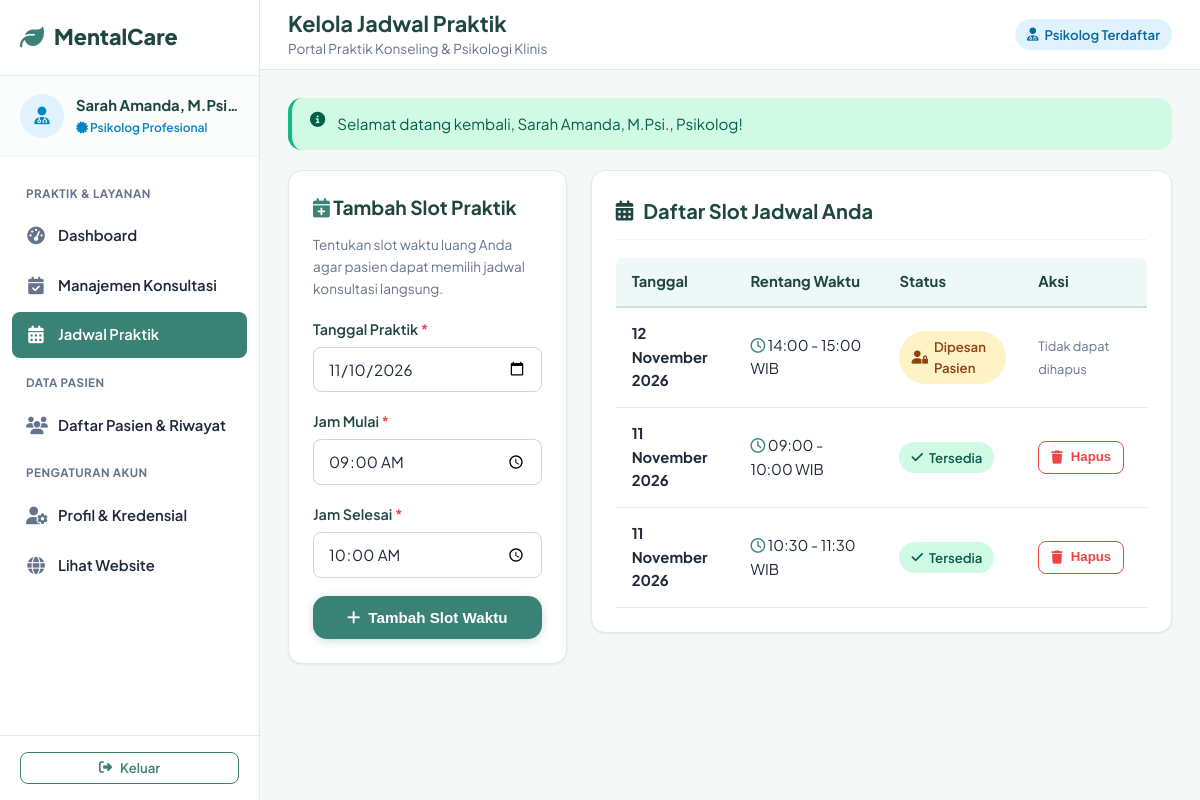
/psikolog/jadwal.php (signed in), run on the app's committed database.
### tables this page shows
CREATE TABLE jadwal_psikolog (
  id INT AUTO_INCREMENT PRIMARY KEY,
  psikolog_id INT NOT NULL,
  tanggal DATE NOT NULL,
  jam_mulai TIME NOT NULL,
  jam_selesai TIME NOT NULL,
  status ENUM('tersedia', 'dipesan', 'selesai', 'dibatalkan') NOT NULL DEFAULT 'tersedia',
  created_at TIMESTAMP DEFAULT CURRENT_TIMESTAMP,
  FOREIGN KEY (psikolog_id) REFERENCES psikolog(id) ON DELETE CASCADE
);

### config/config.php (called while the page is built, shortened)
<?php
function db(): PDO {
    static $pdo = null;
    if ($pdo === null) {
        $dsn = 'mysql:host=' . DB_HOST . ';dbname=' . DB_NAME . ';charset=utf8mb4';
        $options = [
            PDO::ATTR_ERRMODE => PDO::ERRMODE_EXCEPTION,
            PDO::ATTR_DEFAULT_FETCH_MODE => PDO::FETCH_ASSOC,
            PDO::ATTR_EMULATE_PREPARES => false,
            PDO::MYSQL_ATTR_INIT_COMMAND => "SET NAMES utf8mb4 COLLATE utf8mb4_unicode_ci"
        ];
        $pdo = new PDO($dsn, DB_USER, DB_PASS, $options);
    }
    return $pdo;
}
function format_tanggal(?string $date, bool $includeTime = false): string {
    $timestamp = strtotime($date);
    $bulan = [
        1 => 'Januari', 'Februari', 'Maret', 'April', 'Mei', 'Juni',
        'Juli', 'Agustus', 'September', 'Oktober', 'November', 'Desember'
    ];
    $d = date('j', $timestamp);
    $m = $bulan[(int)date('n', $timestamp)];
    $y = date('Y', $timestamp);
    $formatted = "$d $m $y";
    return $formatted;
}

### psikolog/jadwal.php (the view, shortened to what this page needs)
<?php
require_once __DIR__ . '/../config/config.php';
$u = require_login(['psikolog']);
$stmtPsi = db()->prepare('SELECT id FROM psikolog WHERE user_id = ?');
$stmtPsi->execute([$u['id']]);
$psiId = (int)$stmtPsi->fetchColumn();
$stmt = db()->prepare('
    SELECT * FROM jadwal_psikolog
    WHERE psikolog_id = ?
    ORDER BY tanggal DESC, jam_mulai ASC
');
$stmt->execute([$psiId]);
$schedules = $stmt->fetchAll();
require __DIR__ . '/../includes/sidebar_psikolog.php';
?>
<div class="grid grid-3" style="align-items: flex-start;">
  <div class="card" style="grid-column: span 1;">
    <h3 style="font-size: 1.2rem; margin-bottom: 14px;">
      <i class="fa-solid fa-calendar-plus text-primary"></i> Tambah Slot Praktik
    </h3>
    <p class="muted" style="font-size: 0.85rem; margin-bottom: 18px;">
      Tentukan slot waktu luang Anda agar pasien dapat memilih jadwal konsultasi langsung.
    </p>
    <form method="post" action="">
      <div class="form-group">
        <label class="form-label">Tanggal Praktik <span class="text-danger">*</span></label>
        <input type="date" name="tanggal" class="form-control" required min="<?= date('Y-m-d') ?>" value="<?= date('Y-m-d') ?>">
      </div>
      <div class="form-group">
        <label class="form-label">Jam Mulai <span class="text-danger">*</span></label>
        <input type="time" name="jam_mulai" class="form-control" required value="09:00">
      </div>
      <div class="form-group">
        <label class="form-label">Jam Selesai <span class="text-danger">*</span></label>
        <input type="time" name="jam_selesai" class="form-control" required value="10:00">
      </div>
      <button type="submit" class="btn btn-primary btn-block">
        <i class="fa-solid fa-plus"></i> Tambah Slot Waktu
      </button>
    </form>
  </div>
  <div class="card" style="grid-column: span 2;">
    <div class="card-header">
      <div class="card-title">
        <i class="fa-solid fa-calendar-days text-secondary"></i> Daftar Slot Jadwal Anda
      </div>
    </div>
    <?php if (!empty($schedules)): ?>
      <div class="table-responsive">
        <table class="table">
          <thead>
            <tr>
              <th>Tanggal</th>
              <th>Rentang Waktu</th>
              <th>Status</th>
              <th>Aksi</th>
            </tr>
          </thead>
          <tbody>
            <?php foreach ($schedules as $sc): ?>
              <tr>
                <td><strong><?= format_tanggal($sc['tanggal']) ?></strong></td>
                <td>
                  <i class="fa-regular fa-clock text-primary"></i>
                  <?= substr($sc['jam_mulai'], 0, 5) ?> - <?= substr($sc['jam_selesai'], 0, 5) ?> WIB
                </td>
                <td>
                  <?php if ($sc['status'] === 'tersedia'): ?>
                    <span class="badge badge-success"><i class="fa-solid fa-check"></i> Tersedia</span>
                  <?php elseif ($sc['status'] === 'dipesan'): ?>
                    <span class="badge badge-warning"><i class="fa-solid fa-user-lock"></i> Dipesan Pasien</span>
                  <?php else: ?>
                    <span class="badge badge-secondary"><?= e($sc['status']) ?></span>
                  <?php endif; ?>
                </td>
                <td>
                  <?php if ($sc['status'] === 'tersedia'): ?>
                    <form method="post" action="" onsubmit="return confirm('Hapus slot ketersediaan ini?');" style="display:inline;">
                      <button type="submit" class="btn btn-outline btn-sm" style="color:var(--danger)!important; border-color:var(--danger);">
                        <i class="fa-solid fa-trash"></i> Hapus
                      </button>
                    </form>
                  <?php else: ?>
                    <span class="muted" style="font-size: 0.8rem;">Tidak dapat dihapus</span>
                  <?php endif; ?>
                </td>
              </tr>
            <?php endforeach; ?>
          </tbody>
        </table>
      </div>
    <?php endif; ?>
  </div>
</div>
<?php require __DIR__ . '/../includes/dashboard_footer.php'; ?>

### assets/css/style.css (style rules this page uses)
:root { --primary: #3b8276; --primary-hover: #2f695f; --primary-light: #eef8f6; --primary-dark: #1f4740; --secondary: #0284c7; --secondary-light: #e0f2fe; --accent: #14b8a6; --success: #10b981; --success-bg: #d1fae5; --success-text: #065f46; --info: #0ea5e9; --info-bg: #e0f2fe; --info-text: #0369a1; --warning: #f59e0b; --warning-bg: #fef3c7; --warning-text: #92400e; --danger: #ef4444; --danger-bg: #fee2e2; --danger-text: #991b1b; --bg-body: #f4f8f7; --bg-card: #ffffff; --text-main: #1e293b; --text-muted: #64748b; --border-color: #e2e8f0; --border-light: #f1f5f9; --sidebar-width: 260px; --navbar-height: 70px; --radius-sm: 8px; --radius-md: 14px; --radius-lg: 20px; --radius-full: 9999px; --shadow-sm: 0 1px 3px rgba(0,0,0,0.04), 0 1px 2px rgba(0,0,0,0.03); --shadow-md: 0 4px 6px -1px rgba(0,0,0,0.06), 0 2px 4px -2px rgba(0,0,0,0.04); --shadow-lg: 0 10px 15px -3px rgba(0,0,0,0.07), 0 4px 6px -4px rgba(0,0,0,0.04); --transition: all 0.25s cubic-bezier(0.4, 0, 0.2, 1); }
* { box-sizing: border-box; margin: 0; padding: 0; }
body { font-family: 'Plus Jakarta Sans', system-ui, -apple-system, sans-serif; background-color: var(--bg-body); color: var(--text-main); line-height: 1.6; font-size: 0.975rem; -webkit-font-smoothing: antialiased; }
h1, h2, h3, h4, h5, h6 { color: var(--primary-dark); font-weight: 700; line-height: 1.3; }
h3 { font-size: 1.35rem; }
p { margin-bottom: 0.85rem; }
.muted { color: var(--text-muted); }
.text-danger { color: var(--danger); }
.text-primary { color: var(--primary); }
.btn { display: inline-flex; align-items: center; justify-content: center; gap: 8px; padding: 10px 20px; font-size: 0.95rem; font-weight: 600; border-radius: var(--radius-md); border: 1px solid transparent; cursor: pointer; text-decoration: none; transition: var(--transition); line-height: 1.4; white-space: nowrap; }
.btn-primary { background-color: var(--primary); color: #ffffff !important; box-shadow: 0 2px 8px rgba(59, 130, 118, 0.25); }
.btn-outline { background-color: transparent; color: var(--primary) !important; border-color: var(--primary); }
.btn-sm { padding: 6px 12px; font-size: 0.825rem; border-radius: var(--radius-sm); }
.btn-block { width: 100%; }
.badge { display: inline-flex; align-items: center; gap: 6px; padding: 5px 12px; font-size: 0.825rem; font-weight: 600; border-radius: var(--radius-full); }
.badge-success { background-color: var(--success-bg); color: var(--success-text); }
.badge-warning { background-color: var(--warning-bg); color: var(--warning-text); }
.grid { display: grid; grid-template-columns: repeat(auto-fit, minmax(280px, 1fr)); gap: 24px; }
.grid-3 { display: grid; grid-template-columns: repeat(3, 1fr); gap: 24px; }
.card { background: var(--bg-card); border-radius: var(--radius-md); padding: 24px; box-shadow: var(--shadow-sm); border: 1px solid var(--border-color); margin-bottom: 24px; transition: var(--transition); }
.card-header { display: flex; align-items: center; justify-content: space-between; margin-bottom: 18px; padding-bottom: 12px; border-bottom: 1px solid var(--border-light); }
.card-title { display: flex; align-items: center; gap: 10px; font-size: 1.25rem; font-weight: 700; color: var(--primary-dark); }
.form-group { margin-bottom: 18px; }
.form-label { display: block; font-weight: 600; font-size: 0.9rem; margin-bottom: 6px; color: var(--primary-dark); }
.form-control { width: 100%; padding: 11px 14px; border-radius: var(--radius-sm); border: 1.5px solid #cbd5e1; background-color: #ffffff; color: var(--text-main); font-size: 0.95rem; font-family: inherit; transition: var(--transition); }
.table-responsive { width: 100%; overflow-x: auto; -webkit-overflow-scrolling: touch; }
table.table { width: 100%; border-collapse: separate; border-spacing: 0; font-size: 0.925rem; }
table.table th { background-color: var(--primary-light); color: var(--primary-dark); font-weight: 700; padding: 12px 16px; text-align: left; border-bottom: 2px solid #cfe0dc; white-space: nowrap; }
table.table th:first-child { border-top-left-radius: var(--radius-sm); }
table.table th:last-child { border-top-right-radius: var(--radius-sm); }
table.table td { padding: 14px 16px; border-bottom: 1px solid var(--border-color); vertical-align: middle; }

### data on the page
jadwal_psikolog: tanggal "12 November 2026", jam_mulai "14:00", jam_selesai "15:00", status "dipesan" (drawn)
jadwal_psikolog: tanggal "11 November 2026", jam_mulai "09:00", jam_selesai "10:00", status "tersedia" (drawn)
jadwal_psikolog: tanggal "11 November 2026", jam_mulai "10:30", jam_selesai "11:30", status "tersedia" (drawn)

### other printed values
APP_NAME "MentalCare"
$u['nama'] "Sarah Amanda, M.Psi…"
$pageTitle "Kelola Jadwal Praktik"
$flash['message'] "Selamat datang kembali, Sarah Amanda, M.Psi., Psikolog!"
